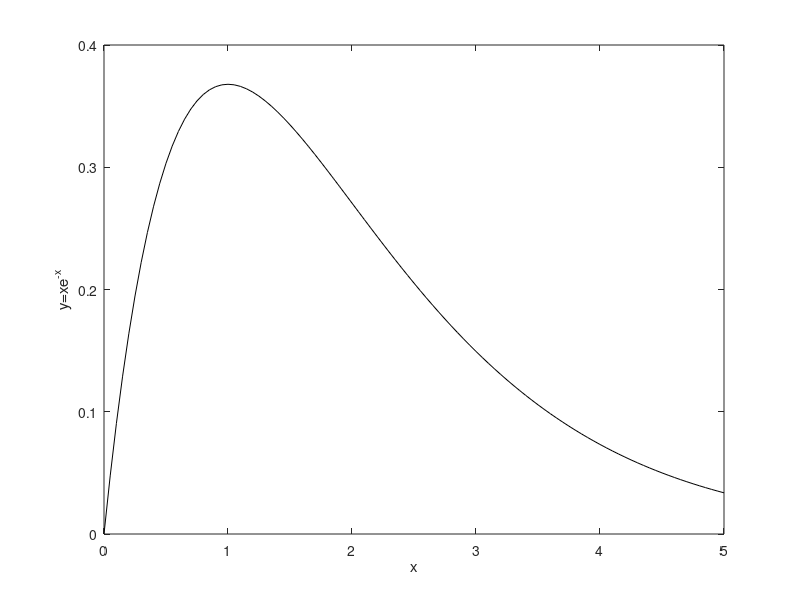

Write MATLAB code to recreate this figure. (Note: this script raises an error after producing the figure.)
clear all
close all
clc

% Class exercises

%% Integration



%% 1

f = @(y) sqrt( y + 1 );
Qi = integral( f, 0, 3, 'AbsTol', 1.e-4 )

%% 2

f = @(r) (5*r) ./ ( 4 + r.^2 ).^2;
Qi = integral( f, -1, 1, 'AbsTol', 1.e-8 )

%% 3

f = @(theta) ( cos(2*theta).^(-3) ) .* sin(2*theta);
Qi = integral( f, 0, pi/6, 'AbsTol', 1.e-4 )

%% 4

f = @(x) exp(sin(x)) .* cos(x);
Qi = integral( f, 0, pi/2, 'AbsTol', 1.e-4 )

%% 5

f = @(x) 2*x .* exp(x.^2) .* cos( exp(x.^2) );
Qi = integral( f, 0, sqrt(log(pi)), 'AbsTol', 1.e-4 )

%% 6

f = @(y) 1 ./ ( 2 .* sqrt(y) .* (1 + sqrt(y)).^2 );
Qi = integral( f, 1, 4, 'AbsTol', 1.e-4 )

% Qi = 2/3

%% Discrete case to solve integral

format long

% 1
x = linspace(0,5,101);
y = x .* exp(-x);

plot(x,y,'k');
xlabel('x'); ylabel('y=xe^{-x}');

% 2 -- do by hand
% 3 -- function is made and used in 4

% 4
a = 5;
A = exactArea( a ); % 3

% 5
A1 = trapz(x,y);

% 6 
x = linspace(0,5,11);
y = x .* exp(-x);
A2 = trapz(x,y);

x = linspace(0,5,1001);
y = x .* exp(-x);
A3 = trapz(x,y);

% 7
clc
fprintf('11   pts. -- diff = %e\n',A-A2)
fprintf('101  pts. -- diff = %e\n',A-A1)
fprintf('1001 pts. -- diff = %e\n',A-A3)

%%

% 8
f = @(x) x.*exp(-x);
Qi = integral( f, 0, 5, 'AbsTol', 1.e-4 );
fprintf('using integral -- diff = %e\n',A-Qi)



%% Air temp

x = [0, 1, 2, 3, 4, 5, 6, 7, 8, 9, 10, 11, 12];
T = [63, 65, 66, 68, 70, 69, 68, 68, 65, 64, 62, 58, 55];

Tav = mean(T)

% Trapezoid rule
h = 1;
Ttrap = h/2 * (T(1) + T(end) + sum( 2*T(2:end-1) ) );
Tav2 = 1/(x(end)-x(1)) * Ttrap

Ttrapz = trapz(x,T);
Tav3 = 1/(x(end)-x(1)) * Ttrapz


